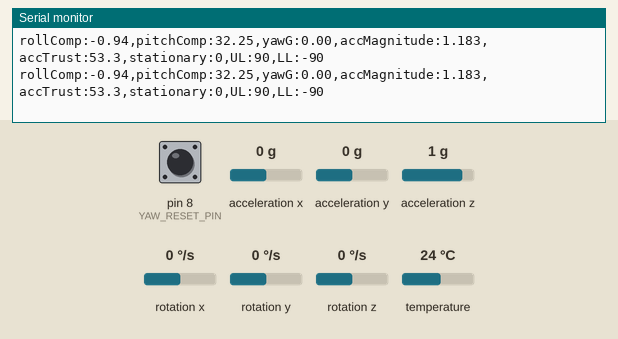
The sketch below on a simulated Arduino Uno, built with avr-gcc and run on an emulated ATmega328P. On the bench: the last lines printed to the serial monitor. The inputs (shaded band) are chosen by the test bench; at power-on: acceleration y 0 g, acceleration x 0 g, rotation z 0 °/s, rotation y 0 °/s, pin 8 (YAW_RESET_PIN) HIGH, acceleration z 1 g, rotation x 0 °/s, temperature 24 °C.

Above: at 9.0 s.
9.1 s: acceleration y set to -1.4 g
At 9.8 s:
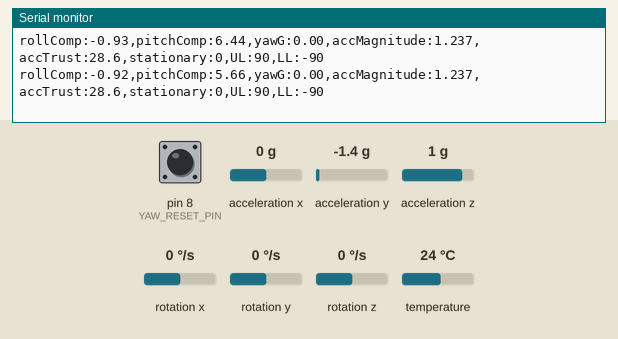
12.1 s: acceleration x set to -1.4 g
At 13.2 s:
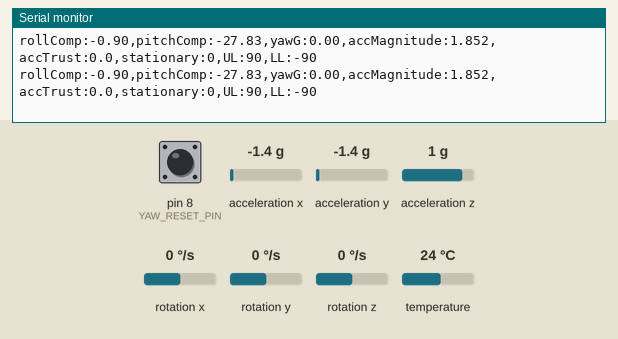
15.1 s: rotation z set to -192 °/s
At 15.7 s:
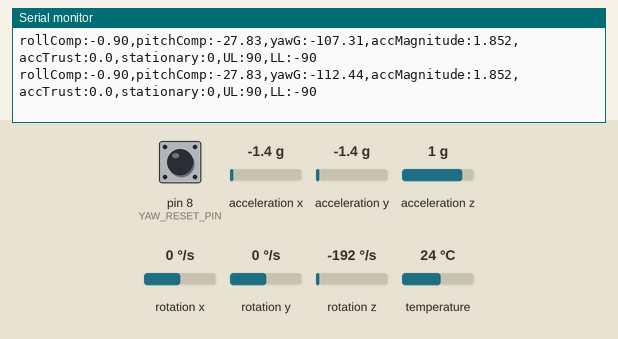
18.1 s: rotation y set to -192 °/s
At 19.0 s:
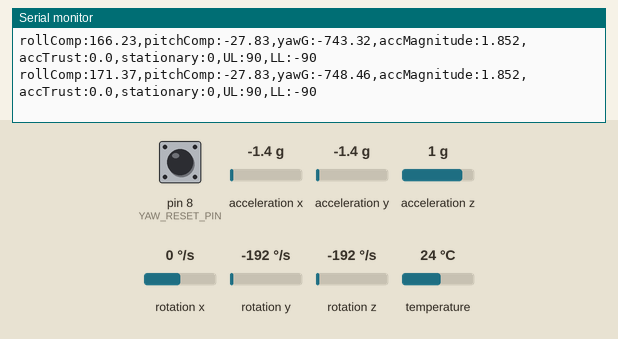
21.1 s: pin 8 (YAW_RESET_PIN) pulled LOW for 0.15 s
Timing chart, 0 to 24.1 s (numbered marks = the images above; inputs shaded):
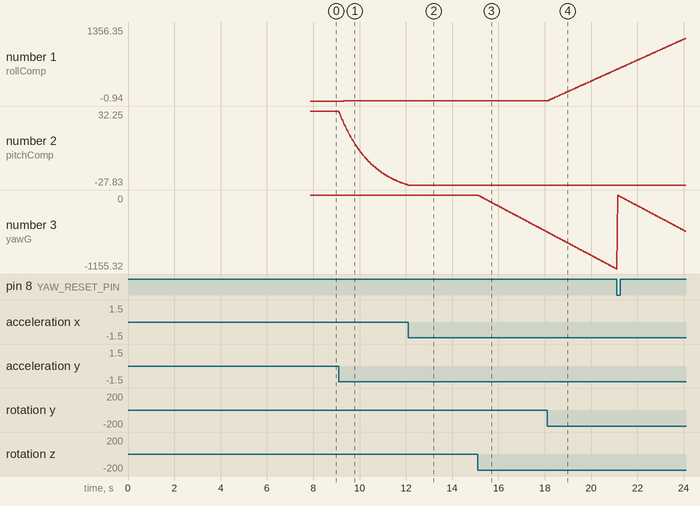

Measured:
- after the input at 9.1 s, the serial monitor: prints a new line at once (image 1)
- after the input at 15.1 s, the serial monitor: prints a new line at once (image 3)
- plotted number 1: -0.94 → -0.9 after the input at 9.1 s
- plotted number 2: 32.25 → -27.73 after the input at 9.1 s
- plotted number 3: 0 → -573.95 after the input at 15.1 s

The sketch:

tempIMU.ino
```cpp
#include <Adafruit_MPU6050.h>
#include <Adafruit_Sensor.h>
#include <Wire.h>
#include <math.h>

// =====================================================
// USER SETTINGS
// =====================================================

const int YAW_RESET_PIN = 8;

// IMU calculation frequency
const unsigned long IMU_PERIOD_US = 5000;   // 200 Hz

// Serial transmission frequency
const unsigned long OUTPUT_PERIOD_MS = 25;  // 40 Hz

// true  = Arduino Serial Plotter format
// false = CSV format for future Python/sensor fusion
const bool SERIAL_PLOTTER_MODE = true;

// Complementary-filter time constant
// Larger = smoother, but slower accelerometer correction
const float COMPLEMENTARY_TAU = 0.40f;

// Enable slow gyro-bias correction while stationary
const bool ENABLE_ONLINE_GYRO_BIAS = true;

// Bias adjustment time constant
const float GYRO_BIAS_TAU = 20.0f;

// Standard gravitational acceleration
const float GRAVITY = 9.80665f;


// =====================================================
// ACCELEROMETER CALIBRATION VALUES
// =====================================================

// Keep your previously measured calibration values.
// The Y-axis calibration should preferably be verified again.

const float xMax = 1.05f;
const float xMin = -1.01f;

const float yMax = 0.38f;
const float yMin = -1.68f;

const float zMax = 1.00f;
const float zMin = -1.07f;

const float xOffset = (xMax + xMin) / 2.0f;
const float yOffset = (yMax + yMin) / 2.0f;
const float zOffset = (zMax + zMin) / 2.0f;

const float xScale = 2.0f / (xMax - xMin);
const float yScale = 2.0f / (yMax - yMin);
const float zScale = 2.0f / (zMax - zMin);


// =====================================================
// MPU6050 OBJECT
// =====================================================

Adafruit_MPU6050 mpu;


// =====================================================
// SENSOR VARIABLES
// =====================================================

// Calibrated accelerometer values in g
float Ax = 0.0f;
float Ay = 0.0f;
float Az = 0.0f;

// Gyroscope rates in degrees per second
float gyroRollRate = 0.0f;
float gyroPitchRate = 0.0f;
float gyroYawRate = 0.0f;

// Accelerometer-based orientation
float rollAcc = 0.0f;
float pitchAcc = 0.0f;

// Complementary-filter orientation
float rollComp = 0.0f;
float pitchComp = 0.0f;

// Relative yaw angle
float yawG = 0.0f;

// Acceleration information
float accelerationMagnitude = 1.0f;
float accelerometerTrust = 1.0f;


// =====================================================
// GYROSCOPE CALIBRATION
// =====================================================

// Offsets are stored in radians per second because
// Adafruit MPU6050 returns gyroscope measurements in rad/s.

float gyroXOffset = 0.0f;
float gyroYOffset = 0.0f;
float gyroZOffset = 0.0f;


// =====================================================
// TIMING
// =====================================================

unsigned long previousImuTimeUs = 0;
unsigned long previousOutputTimeMs = 0;


// =====================================================
// STATIONARY DETECTION
// =====================================================

bool imuStationary = false;
float stationaryDuration = 0.0f;

// Sensor is considered stationary when acceleration
// is close to 1 g and angular velocity is very small.

const float STATIONARY_ACCEL_ERROR = 0.08f;
const float STATIONARY_GYRO_LIMIT = 0.75f;
const float STATIONARY_REQUIRED_TIME = 1.0f;


// =====================================================
// BUTTON DEBOUNCE
// =====================================================

bool lastRawButtonState = HIGH;
bool stableButtonState = HIGH;

unsigned long buttonChangeTimeMs = 0;
const unsigned long DEBOUNCE_TIME_MS = 30;


// =====================================================
// FUNCTION DECLARATIONS
// =====================================================

void calibrateGyroscope();
void initializeOrientation();
void updateImu(float dt);
void updateStationaryBias(
  float rawGx,
  float rawGy,
  float rawGz,
  float dt
);

void handleYawResetButton();
void printImuData();

float calculateAccelerometerTrust(float magnitude);
float wrapAngle180(float angle);


// =====================================================
// SETUP
// =====================================================

void setup() {
  Serial.begin(115200);

  Wire.begin();

  // Faster I2C communication for more consistent timing
  Wire.setClock(400000);

  pinMode(YAW_RESET_PIN, INPUT_PULLUP);

  Serial.println("Starting MPU6050...");

  if (!mpu.begin()) {
    Serial.println("MPU6050 not detected.");

    while (true) {
      delay(500);
    }
  }

  Serial.println("MPU6050 detected.");

  // Highest accelerometer precision
  mpu.setAccelerometerRange(MPU6050_RANGE_2_G);

  // Better gyro resolution than the original ±2000 deg/s
  mpu.setGyroRange(MPU6050_RANGE_500_DEG);

  // Internal digital low-pass filter
  mpu.setFilterBandwidth(MPU6050_BAND_21_HZ);

  // Allow the sensor to stabilize thermally
  Serial.println("Keep the IMU completely stationary...");
  delay(1500);

  calibrateGyroscope();
  initializeOrientation();

  previousImuTimeUs = micros();
  previousOutputTimeMs = millis();

  Serial.println("IMU ready.");
}


// =====================================================
// MAIN LOOP
// =====================================================

void loop() {
  handleYawResetButton();

  unsigned long currentTimeUs = micros();

  if (
    (unsigned long)(currentTimeUs - previousImuTimeUs)
    >= IMU_PERIOD_US
  ) {
    float dt =
      (currentTimeUs - previousImuTimeUs) * 0.000001f;

    previousImuTimeUs = currentTimeUs;

    /*
      Prevent an unusually long interruption from causing
      a large false integrated angle.
    */
    if (dt <= 0.0f || dt > 0.020f) {
      dt = IMU_PERIOD_US * 0.000001f;
    }

    updateImu(dt);
  }

  unsigned long currentTimeMs = millis();

  if (
    (unsigned long)(currentTimeMs - previousOutputTimeMs)
    >= OUTPUT_PERIOD_MS
  ) {
    previousOutputTimeMs = currentTimeMs;
    printImuData();
  }
}


// =====================================================
// INITIAL GYROSCOPE CALIBRATION
// =====================================================

void calibrateGyroscope() {
  const int CALIBRATION_SAMPLES = 1000;

  double sumX = 0.0;
  double sumY = 0.0;
  double sumZ = 0.0;

  double squareSumX = 0.0;
  double squareSumY = 0.0;
  double squareSumZ = 0.0;

  Serial.println("Calibrating gyroscope...");
  Serial.println("Do not move the sensor.");

  // Discard initial readings
  for (int i = 0; i < 100; i++) {
    sensors_event_t acceleration;
    sensors_event_t gyro;
    sensors_event_t temperature;

    mpu.getEvent(
      &acceleration,
      &gyro,
      &temperature
    );

    delay(2);
  }

  for (int i = 0; i < CALIBRATION_SAMPLES; i++) {
    sensors_event_t acceleration;
    sensors_event_t gyro;
    sensors_event_t temperature;

    mpu.getEvent(
      &acceleration,
      &gyro,
      &temperature
    );

    sumX += gyro.gyro.x;
    sumY += gyro.gyro.y;
    sumZ += gyro.gyro.z;

    squareSumX += gyro.gyro.x * gyro.gyro.x;
    squareSumY += gyro.gyro.y * gyro.gyro.y;
    squareSumZ += gyro.gyro.z * gyro.gyro.z;

    delay(2);
  }

  gyroXOffset = sumX / CALIBRATION_SAMPLES;
  gyroYOffset = sumY / CALIBRATION_SAMPLES;
  gyroZOffset = sumZ / CALIBRATION_SAMPLES;

  float varianceX =
    (squareSumX / CALIBRATION_SAMPLES)
    - (gyroXOffset * gyroXOffset);

  float varianceY =
    (squareSumY / CALIBRATION_SAMPLES)
    - (gyroYOffset * gyroYOffset);

  float varianceZ =
    (squareSumZ / CALIBRATION_SAMPLES)
    - (gyroZOffset * gyroZOffset);

  if (varianceX < 0.0f) varianceX = 0.0f;
  if (varianceY < 0.0f) varianceY = 0.0f;
  if (varianceZ < 0.0f) varianceZ = 0.0f;

  float standardDeviationX =
    sqrt(varianceX) * RAD_TO_DEG;

  float standardDeviationY =
    sqrt(varianceY) * RAD_TO_DEG;

  float standardDeviationZ =
    sqrt(varianceZ) * RAD_TO_DEG;

  Serial.println("Gyroscope calibration completed.");

  Serial.print("X offset (rad/s): ");
  Serial.println(gyroXOffset, 6);

  Serial.print("Y offset (rad/s): ");
  Serial.println(gyroYOffset, 6);

  Serial.print("Z offset (rad/s): ");
  Serial.println(gyroZOffset, 6);

  Serial.print("X noise standard deviation (deg/s): ");
  Serial.println(standardDeviationX, 4);

  Serial.print("Y noise standard deviation (deg/s): ");
  Serial.println(standardDeviationY, 4);

  Serial.print("Z noise standard deviation (deg/s): ");
  Serial.println(standardDeviationZ, 4);

  if (
    standardDeviationX > 0.8f ||
    standardDeviationY > 0.8f ||
    standardDeviationZ > 0.8f
  ) {
    Serial.println(
      "Warning: Movement may have occurred during calibration."
    );
  }
}


// =====================================================
// INITIAL ORIENTATION
// =====================================================

void initializeOrientation() {
  const int INITIAL_SAMPLES = 200;

  float sumAx = 0.0f;
  float sumAy = 0.0f;
  float sumAz = 0.0f;

  Serial.println("Initializing roll and pitch...");

  for (int i = 0; i < INITIAL_SAMPLES; i++) {
    sensors_event_t acceleration;
    sensors_event_t gyro;
    sensors_event_t temperature;

    mpu.getEvent(
      &acceleration,
      &gyro,
      &temperature
    );

    float rawAx = acceleration.acceleration.x / GRAVITY;
    float rawAy = acceleration.acceleration.y / GRAVITY;
    float rawAz = acceleration.acceleration.z / GRAVITY;

    float calibratedAx = xScale * (rawAx - xOffset);
    float calibratedAy = yScale * (rawAy - yOffset);
    float calibratedAz = zScale * (rawAz - zOffset);

    sumAx += calibratedAx;
    sumAy += calibratedAy;
    sumAz += calibratedAz;

    delay(5);
  }

  Ax = sumAx / INITIAL_SAMPLES;
  Ay = sumAy / INITIAL_SAMPLES;
  Az = sumAz / INITIAL_SAMPLES;

  /*
    These equations preserve the axis convention
    used in your original program.
  */
  pitchAcc =
    atan2(
      Ay,
      sqrt((Az * Az) + (Ax * Ax))
    ) * RAD_TO_DEG;

  rollAcc =
    atan2(
      Ax,
      sqrt((Az * Az) + (Ay * Ay))
    ) * RAD_TO_DEG;

  rollComp = rollAcc;
  pitchComp = pitchAcc;
  yawG = 0.0f;

  Serial.print("Initial roll: ");
  Serial.println(rollComp, 2);

  Serial.print("Initial pitch: ");
  Serial.println(pitchComp, 2);
}


// =====================================================
// IMU UPDATE
// =====================================================

void updateImu(float dt) {
  sensors_event_t acceleration;
  sensors_event_t gyro;
  sensors_event_t temperature;

  mpu.getEvent(
    &acceleration,
    &gyro,
    &temperature
  );

  // Convert acceleration from m/s^2 to g
  float rawAx = acceleration.acceleration.x / GRAVITY;
  float rawAy = acceleration.acceleration.y / GRAVITY;
  float rawAz = acceleration.acceleration.z / GRAVITY;

  // Apply accelerometer offset and scale correction
  Ax = xScale * (rawAx - xOffset);
  Ay = yScale * (rawAy - yOffset);
  Az = zScale * (rawAz - zOffset);

  accelerationMagnitude =
    sqrt((Ax * Ax) + (Ay * Ay) + (Az * Az));

  // Residual gyro values after bias removal
  float correctedGx =
    gyro.gyro.x - gyroXOffset;

  float correctedGy =
    gyro.gyro.y - gyroYOffset;

  float correctedGz =
    gyro.gyro.z - gyroZOffset;

  /*
    Preserve your original gyro orientation:

      Roll  uses negative Y gyro.
      Pitch uses positive X gyro.
      Yaw   uses positive Z gyro.
  */
  gyroRollRate =
    -correctedGy * RAD_TO_DEG;

  gyroPitchRate =
    correctedGx * RAD_TO_DEG;

  gyroYawRate =
    correctedGz * RAD_TO_DEG;

  updateStationaryBias(
    gyro.gyro.x,
    gyro.gyro.y,
    gyro.gyro.z,
    dt
  );

  /*
    Recalculate gyro rates because the online bias
    may have been updated.
  */
  correctedGx =
    gyro.gyro.x - gyroXOffset;

  correctedGy =
    gyro.gyro.y - gyroYOffset;

  correctedGz =
    gyro.gyro.z - gyroZOffset;

  gyroRollRate =
    -correctedGy * RAD_TO_DEG;

  gyroPitchRate =
    correctedGx * RAD_TO_DEG;

  gyroYawRate =
    correctedGz * RAD_TO_DEG;

  // Accelerometer orientation
  pitchAcc =
    atan2(
      Ay,
      sqrt((Az * Az) + (Ax * Ax))
    ) * RAD_TO_DEG;

  rollAcc =
    atan2(
      Ax,
      sqrt((Az * Az) + (Ay * Ay))
    ) * RAD_TO_DEG;

  /*
    Time-dependent complementary-filter coefficient.

    At dt = 0.005 s and tau = 0.40 s:
    alpha is approximately 0.988.
  */
  float alpha =
    COMPLEMENTARY_TAU /
    (COMPLEMENTARY_TAU + dt);

  accelerometerTrust =
    calculateAccelerometerTrust(
      accelerationMagnitude
    );

  /*
    Reduce accelerometer correction when the hand is
    undergoing significant linear acceleration.
  */
  float accelerometerCorrection =
    (1.0f - alpha) * accelerometerTrust;

  // Gyroscope prediction
  float predictedRoll =
    rollComp + (gyroRollRate * dt);

  float predictedPitch =
    pitchComp + (gyroPitchRate * dt);

  // Adaptive complementary correction
  float rollError =
    wrapAngle180(rollAcc - predictedRoll);

  float pitchError =
    wrapAngle180(pitchAcc - predictedPitch);

  rollComp =
    predictedRoll
    + (accelerometerCorrection * rollError);

  pitchComp =
    predictedPitch
    + (accelerometerCorrection * pitchError);

  // Relative yaw from gyro only
  yawG += gyroYawRate * dt;
}


// =====================================================
// ONLINE GYRO-BIAS CORRECTION
// =====================================================

void updateStationaryBias(
  float rawGx,
  float rawGy,
  float rawGz,
  float dt
) {
  float correctedGx =
    (rawGx - gyroXOffset) * RAD_TO_DEG;

  float correctedGy =
    (rawGy - gyroYOffset) * RAD_TO_DEG;

  float correctedGz =
    (rawGz - gyroZOffset) * RAD_TO_DEG;

  float totalAngularRate =
    sqrt(
      (correctedGx * correctedGx)
      + (correctedGy * correctedGy)
      + (correctedGz * correctedGz)
    );

  bool accelerationIsStable =
    fabs(accelerationMagnitude - 1.0f)
    < STATIONARY_ACCEL_ERROR;

  bool gyroIsStable =
    totalAngularRate
    < STATIONARY_GYRO_LIMIT;

  if (accelerationIsStable && gyroIsStable) {
    stationaryDuration += dt;
  } else {
    stationaryDuration = 0.0f;
  }

  imuStationary =
    stationaryDuration >= STATIONARY_REQUIRED_TIME;

  if (
    ENABLE_ONLINE_GYRO_BIAS &&
    imuStationary
  ) {
    /*
      Slowly move the bias toward the current stationary
      gyro reading. This reduces temperature-related drift.
    */
    float beta =
      dt / (GYRO_BIAS_TAU + dt);

    gyroXOffset +=
      beta * (rawGx - gyroXOffset);

    gyroYOffset +=
      beta * (rawGy - gyroYOffset);

    gyroZOffset +=
      beta * (rawGz - gyroZOffset);
  }
}


// =====================================================
// ACCELEROMETER TRUST
// =====================================================

float calculateAccelerometerTrust(float magnitude) {
  float error = fabs(magnitude - 1.0f);

  /*
    Full accelerometer trust:
      acceleration magnitude within ±0.08 g

    Zero accelerometer trust:
      acceleration differs by at least 0.30 g
  */
  const float FULL_TRUST_ERROR = 0.08f;
  const float ZERO_TRUST_ERROR = 0.30f;

  if (error <= FULL_TRUST_ERROR) {
    return 1.0f;
  }

  if (error >= ZERO_TRUST_ERROR) {
    return 0.0f;
  }

  return 1.0f -
    (
      (error - FULL_TRUST_ERROR) /
      (ZERO_TRUST_ERROR - FULL_TRUST_ERROR)
    );
}


// =====================================================
// NON-BLOCKING YAW RESET BUTTON
// =====================================================

void handleYawResetButton() {
  bool rawButtonState =
    digitalRead(YAW_RESET_PIN);

  if (rawButtonState != lastRawButtonState) {
    buttonChangeTimeMs = millis();
    lastRawButtonState = rawButtonState;
  }

  if (
    millis() - buttonChangeTimeMs
    >= DEBOUNCE_TIME_MS
  ) {
    if (rawButtonState != stableButtonState) {
      stableButtonState = rawButtonState;

      // Button has just been pressed
      if (stableButtonState == LOW) {
        yawG = 0.0f;
      }
    }
  }
}


// =====================================================
// SERIAL OUTPUT
// =====================================================

void printImuData() {
  if (SERIAL_PLOTTER_MODE) {
    Serial.print("rollComp:");
    Serial.print(rollComp, 2);
    Serial.print(',');

    Serial.print("pitchComp:");
    Serial.print(pitchComp, 2);
    Serial.print(',');

    Serial.print("yawG:");
    Serial.print(yawG, 2);
    Serial.print(',');

    Serial.print("accMagnitude:");
    Serial.print(accelerationMagnitude, 3);
    Serial.print(',');

    Serial.print("accTrust:");
    Serial.print(accelerometerTrust * 100.0f, 1);
    Serial.print(',');

    Serial.print("stationary:");
    Serial.print(imuStationary ? 20 : 0);
    Serial.print(',');

    Serial.print("UL:");
    Serial.print(90);
    Serial.print(',');

    Serial.print("LL:");
    Serial.println(-90);
  } else {
    /*
      Future Python/sensor-fusion CSV format:

      IMU,
      roll,
      pitch,
      yaw,
      rollRate,
      pitchRate,
      yawRate,
      Ax,
      Ay,
      Az,
      accelerationMagnitude,
      accelerometerTrust,
      stationary
    */

    Serial.print("IMU,");
    Serial.print(rollComp, 3);
    Serial.print(',');

    Serial.print(pitchComp, 3);
    Serial.print(',');

    Serial.print(yawG, 3);
    Serial.print(',');

    Serial.print(gyroRollRate, 3);
    Serial.print(',');

    Serial.print(gyroPitchRate, 3);
    Serial.print(',');

    Serial.print(gyroYawRate, 3);
    Serial.print(',');

    Serial.print(Ax, 4);
    Serial.print(',');

    Serial.print(Ay, 4);
    Serial.print(',');

    Serial.print(Az, 4);
    Serial.print(',');

    Serial.print(accelerationMagnitude, 4);
    Serial.print(',');

    Serial.print(accelerometerTrust, 3);
    Serial.print(',');

    Serial.println(imuStationary ? 1 : 0);
  }
}


// =====================================================
// ANGLE WRAPPING
// =====================================================

float wrapAngle180(float angle) {
  while (angle > 180.0f) {
    angle -= 360.0f;
  }

  while (angle < -180.0f) {
    angle += 360.0f;
  }

  return angle;
}
```
